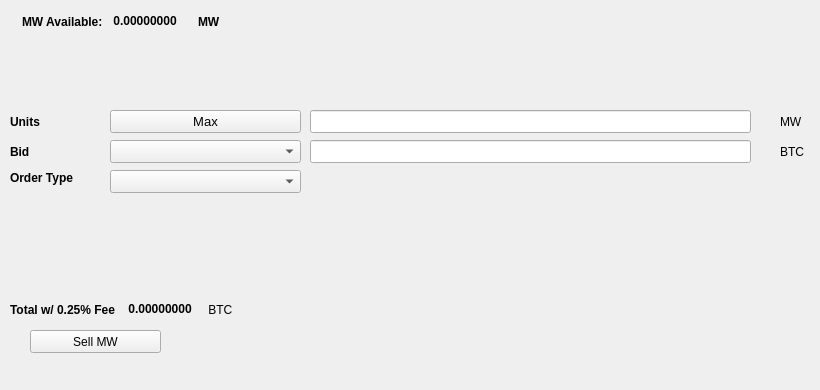
   <widget class="QWidget" name="SellTab">
    <attribute name="title">
     <string>Sell</string>
    </attribute>
    <widget class="QLabel" name="label_16">
     <property name="geometry">
      <rect>
       <x>780</x>
       <y>140</y>
       <width>31</width>
       <height>23</height>
      </rect>
     </property>
     <property name="text">
      <string>BTC</string>
     </property>
    </widget>
    <widget class="QComboBox" name="SellBidcomboBox">
     <property name="geometry">
      <rect>
       <x>110</x>
       <y>140</y>
       <width>191</width>
       <height>23</height>
      </rect>
     </property>
     <property name="font">
      <font>
       <pointsize>10</pointsize>
      </font>
     </property>
    </widget>
    <widget class="QLabel" name="label_18">
     <property name="geometry">
      <rect>
       <x>10</x>
       <y>110</y>
       <width>46</width>
       <height>23</height>
      </rect>
     </property>
     <property name="font">
      <font>
       <weight>75</weight>
       <bold>true</bold>
      </font>
     </property>
     <property name="text">
      <string>Units</string>
     </property>
    </widget>
    <widget class="QPushButton" name="Sell_Max_Amount">
     <property name="geometry">
      <rect>
       <x>110</x>
       <y>110</y>
       <width>191</width>
       <height>23</height>
      </rect>
     </property>
     <property name="font">
      <font>
       <pointsize>10</pointsize>
      </font>
     </property>
     <property name="text">
      <string>Max</string>
     </property>
    </widget>
    <widget class="QLabel" name="label_20">
     <property name="geometry">
      <rect>
       <x>10</x>
       <y>170</y>
       <width>91</width>
       <height>16</height>
      </rect>
     </property>
     <property name="font">
      <font>
       <weight>75</weight>
       <bold>true</bold>
      </font>
     </property>
     <property name="text">
      <string>Order Type</string>
     </property>
    </widget>
    <widget class="QComboBox" name="SellOrdertypeCombo">
     <property name="geometry">
      <rect>
       <x>110</x>
       <y>170</y>
       <width>191</width>
       <height>23</height>
      </rect>
     </property>
     <property name="font">
      <font>
       <pointsize>10</pointsize>
      </font>
     </property>
    </widget>
    <widget class="QLabel" name="label_21">
     <property name="geometry">
      <rect>
       <x>10</x>
       <y>140</y>
       <width>46</width>
       <height>23</height>
      </rect>
     </property>
     <property name="font">
      <font>
       <weight>75</weight>
       <bold>true</bold>
      </font>
     </property>
     <property name="text">
      <string>Bid</string>
     </property>
    </widget>
    <widget class="QLabel" name="label_22">
     <property name="geometry">
      <rect>
       <x>780</x>
       <y>110</y>
       <width>31</width>
       <height>23</height>
      </rect>
     </property>
     <property name="text">
      <string>MW</string>
     </property>
    </widget>
    <widget class="QLineEdit" name="UnitsInputMW">
     <property name="geometry">
      <rect>
       <x>310</x>
       <y>110</y>
       <width>441</width>
       <height>23</height>
      </rect>
     </property>
     <property name="font">
      <font>
       <pointsize>9</pointsize>
       <weight>75</weight>
       <bold>true</bold>
      </font>
     </property>
    </widget>
    <widget class="QLineEdit" name="SellBidPriceEdit">
     <property name="geometry">
      <rect>
       <x>310</x>
       <y>140</y>
       <width>441</width>
       <height>23</height>
      </rect>
     </property>
     <property name="font">
      <font>
       <pointsize>9</pointsize>
       <weight>75</weight>
       <bold>true</bold>
      </font>
     </property>
    </widget>
    <widget class="QPushButton" name="SellMWBTN">
     <property name="geometry">
      <rect>
       <x>30</x>
       <y>330</y>
       <width>131</width>
       <height>23</height>
      </rect>
     </property>
     <property name="text">
      <string>Sell MW</string>
     </property>
     <property name="icon">
      <iconset resource="../masterwin">
       <normaloff>:/icons/bitcoin</normaloff>:/icons/bitcoin</iconset>
     </property>
    </widget>
    <widget class="QWidget" name="layoutWidget3">
     <property name="geometry">
      <rect>
       <x>22</x>
       <y>12</y>
       <width>258</width>
       <height>19</height>
      </rect>
     </property>
     <layout class="QHBoxLayout" name="horizontalLayout">
      <item>
       <widget class="QLabel" name="label232_2">
        <property name="font">
         <font>
          <weight>75</weight>
          <bold>true</bold>
         </font>
        </property>
        <property name="text">
         <string>MW Available:</string>
        </property>
       </widget>
      </item>
      <item>
       <widget class="QLabel" name="MWAvailableLabel">
        <property name="palette">
         <palette>
          <active>
           <colorrole role="WindowText">
            <brush brushstyle="SolidPattern">
             <color alpha="255">
              <red>0</red>
              <green>0</green>
              <blue>0</blue>
             </color>
            </brush>
           </colorrole>
           <colorrole role="Button">
            <brush brushstyle="SolidPattern">
             <color alpha="255">
              <red>0</red>
              <green>170</green>
              <blue>0</blue>
             </color>
            </brush>
           </colorrole>
           <colorrole role="Light">
            <brush brushstyle="SolidPattern">
             <color alpha="255">
              <red>0</red>
              <green>255</green>
              <blue>0</blue>
             </color>
            </brush>
           </colorrole>
           <colorrole role="Midlight">
            <brush brushstyle="SolidPattern">
             <color alpha="255">
              <red>0</red>
              <green>212</green>
              <blue>0</blue>
             </color>
            </brush>
           </colorrole>
           <colorrole role="Dark">
            <brush brushstyle="SolidPattern">
             <color alpha="255">
              <red>0</red>
              <green>85</green>
              <blue>0</blue>
             </color>
            </brush>
           </colorrole>
           <colorrole role="Mid">
            <brush brushstyle="SolidPattern">
             <color alpha="255">
              <red>0</red>
              <green>113</green>
              <blue>0</blue>
             </color>
            </brush>
           </colorrole>
           <colorrole role="Text">
            <brush brushstyle="SolidPattern">
             <color alpha="255">
              <red>0</red>
              <green>170</green>
              <blue>0</blue>
             </color>
            </brush>
           </colorrole>
           <colorrole role="BrightText">
            <brush brushstyle="SolidPattern">
             <color alpha="255">
              <red>255</red>
              <green>255</green>
              <blue>255</blue>
             </color>
            </brush>
           </colorrole>
           <colorrole role="ButtonText">
            <brush brushstyle="SolidPattern">
             <color alpha="255">
              <red>0</red>
              <green>0</green>
              <blue>0</blue>
             </color>
            </brush>
           </colorrole>
           <colorrole role="Base">
            <brush brushstyle="SolidPattern">
             <color alpha="255">
              <red>255</red>
              <green>255</green>
              <blue>255</blue>
             </color>
            </brush>
           </colorrole>
           <colorrole role="Window">
            <brush brushstyle="SolidPattern">
             <color alpha="255">
              <red>0</red>
              <green>170</green>
              <blue>0</blue>
             </color>
            </brush>
           </colorrole>
           <colorrole role="Shadow">
            <brush brushstyle="SolidPattern">
             <color alpha="255">
              <red>0</red>
              <green>0</green>
              <blue>0</blue>
             </color>
            </brush>
           </colorrole>
           <colorrole role="AlternateBase">
            <brush brushstyle="SolidPattern">
             <color alpha="255">
              <red>127</red>
              <green>212</green>
              <blue>127</blue>
             </color>
            </brush>
           </colorrole>
           <colorrole role="ToolTipBase">
            <brush brushstyle="SolidPattern">
             <color alpha="255">
              <red>255</red>
              <green>255</green>
              <blue>220</blue>
             </color>
            </brush>
           </colorrole>
           <colorrole role="ToolTipText">
            <brush brushstyle="SolidPattern">
             <color alpha="255">
              <red>0</red>
              <green>0</green>
              <blue>0</blue>
             </color>
            </brush>
           </colorrole>
          </active>
          <inactive>
           <colorrole role="WindowText">
            <brush brushstyle="SolidPattern">
             <color alpha="255">
              <red>0</red>
              <green>0</green>
              <blue>0</blue>
             </color>
            </brush>
           </colorrole>
           <colorrole role="Button">
            <brush brushstyle="SolidPattern">
             <color alpha="255">
              <red>0</red>
              <green>170</green>
              <blue>0</blue>
             </color>
            </brush>
           </colorrole>
           <colorrole role="Light">
            <brush brushstyle="SolidPattern">
             <color alpha="255">
              <red>0</red>
              <green>255</green>
              <blue>0</blue>
             </color>
            </brush>
           </colorrole>
           <colorrole role="Midlight">
            <brush brushstyle="SolidPattern">
             <color alpha="255">
              <red>0</red>
              <green>212</green>
              <blue>0</blue>
             </color>
            </brush>
           </colorrole>
           <colorrole role="Dark">
            <brush brushstyle="SolidPattern">
             <color alpha="255">
              <red>0</red>
              <green>85</green>
              <blue>0</blue>
             </color>
            </brush>
           </colorrole>
           <colorrole role="Mid">
            <brush brushstyle="SolidPattern">
             <color alpha="255">
              <red>0</red>
              <green>113</green>
              <blue>0</blue>
             </color>
            </brush>
           </colorrole>
           <colorrole role="Text">
            <brush brushstyle="SolidPattern">
             <color alpha="255">
              <red>0</red>
              <green>170</green>
              <blue>0</blue>
             </color>
            </brush>
           </colorrole>
           <colorrole role="BrightText">
            <brush brushstyle="SolidPattern">
             <color alpha="255">
              <red>255</red>
              <green>255</green>
              <blue>255</blue>
             </color>
            </brush>
           </colorrole>
           <colorrole role="ButtonText">
            <brush brushstyle="SolidPattern">
             <color alpha="255">
              <red>0</red>
              <green>0</green>
              <blue>0</blue>
             </color>
            </brush>
           </colorrole>
           <colorrole role="Base">
            <brush brushstyle="SolidPattern">
             <color alpha="255">
              <red>255</red>
              <green>255</green>
              <blue>255</blue>
             </color>
            </brush>
           </colorrole>
           <colorrole role="Window">
            <brush brushstyle="SolidPattern">
             <color alpha="255">
              <red>0</red>
              <green>170</green>
              <blue>0</blue>
             </color>
            </brush>
           </colorrole>
           <colorrole role="Shadow">
            <brush brushstyle="SolidPattern">
             <color alpha="255">
              <red>0</red>
              <green>0</green>
              <blue>0</blue>
             </color>
            </brush>
           </colorrole>
           <colorrole role="AlternateBase">
            <brush brushstyle="SolidPattern">
             <color alpha="255">
              <red>127</red>
              <green>212</green>
              <blue>127</blue>
             </color>
            </brush>
           </colorrole>
           <colorrole role="ToolTipBase">
            <brush brushstyle="SolidPattern">
             <color alpha="255">
              <red>255</red>
              <green>255</green>
              <blue>220</blue>
             </color>
            </brush>
           </colorrole>
           <colorrole role="ToolTipText">
            <brush brushstyle="SolidPattern">
             <color alpha="255">
              <red>0</red>
              <green>0</green>
              <blue>0</blue>
             </color>
            </brush>
           </colorrole>
          </inactive>
          <disabled>
           <colorrole role="WindowText">
            <brush brushstyle="SolidPattern">
             <color alpha="255">
              <red>0</red>
              <green>85</green>
              <blue>0</blue>
             </color>
            </brush>
           </colorrole>
           <colorrole role="Button">
            <brush brushstyle="SolidPattern">
             <color alpha="255">
              <red>0</red>
              <green>170</green>
              <blue>0</blue>
             </color>
            </brush>
           </colorrole>
           <colorrole role="Light">
            <brush brushstyle="SolidPattern">
             <color alpha="255">
              <red>0</red>
              <green>255</green>
              <blue>0</blue>
             </color>
            </brush>
           </colorrole>
           <colorrole role="Midlight">
            <brush brushstyle="SolidPattern">
             <color alpha="255">
              <red>0</red>
              <green>212</green>
              <blue>0</blue>
             </color>
            </brush>
           </colorrole>
           <colorrole role="Dark">
            <brush brushstyle="SolidPattern">
             <color alpha="255">
              <red>0</red>
              <green>85</green>
              <blue>0</blue>
             </color>
            </brush>
           </colorrole>
           <colorrole role="Mid">
            <brush brushstyle="SolidPattern">
             <color alpha="255">
              <red>0</red>
              <green>113</green>
              <blue>0</blue>
             </color>
            </brush>
           </colorrole>
           <colorrole role="Text">
            <brush brushstyle="SolidPattern">
             <color alpha="255">
              <red>0</red>
              <green>85</green>
              <blue>0</blue>
             </color>
            </brush>
           </colorrole>
           <colorrole role="BrightText">
            <brush brushstyle="SolidPattern">
             <color alpha="255">
              <red>255</red>
              <green>255</green>
              <blue>255</blue>
             </color>
            </brush>
           </colorrole>
           <colorrole role="ButtonText">
            <brush brushstyle="SolidPattern">
             <color alpha="255">
              <red>0</red>
              <green>85</green>
              <blue>0</blue>
             </color>
            </brush>
           </colorrole>
           <colorrole role="Base">
            <brush brushstyle="SolidPattern">
             <color alpha="255">
              <red>0</red>
              <green>170</green>
              <blue>0</blue>
             </color>
            </brush>
           </colorrole>
           <colorrole role="Window">
            <brush brushstyle="SolidPattern">
             <color alpha="255">
              <red>0</red>
              <green>170</green>
              <blue>0</blue>
             </color>
            </brush>
           </colorrole>
           <colorrole role="Shadow">
            <brush brushstyle="SolidPattern">
             <color alpha="255">
              <red>0</red>
              <green>0</green>
              <blue>0</blue>
             </color>
            </brush>
           </colorrole>
           <colorrole role="AlternateBase">
            <brush brushstyle="SolidPattern">
             <color alpha="255">
              <red>0</red>
              <green>170</green>
              <blue>0</blue>
             </color>
            </brush>
           </colorrole>
           <colorrole role="ToolTipBase">
            <brush brushstyle="SolidPattern">
             <color alpha="255">
              <red>255</red>
              <green>255</green>
              <blue>220</blue>
             </color>
            </brush>
           </colorrole>
           <colorrole role="ToolTipText">
            <brush brushstyle="SolidPattern">
             <color alpha="255">
              <red>0</red>
              <green>0</green>
              <blue>0</blue>
             </color>
            </brush>
           </colorrole>
          </disabled>
         </palette>
        </property>
        <property name="font">
         <font>
          <weight>75</weight>
          <bold>true</bold>
         </font>
        </property>
        <property name="text">
         <string> 0.00000000 </string>
        </property>
        <property name="textInteractionFlags">
         <set>Qt::LinksAccessibleByMouse|Qt::TextSelectableByKeyboard|Qt::TextSelectableByMouse</set>
        </property>
       </widget>
      </item>
      <item>
       <widget class="QLabel" name="labelMW">
        <property name="font">
         <font>
          <weight>75</weight>
          <bold>true</bold>
         </font>
        </property>
        <property name="text">
         <string>MW</string>
        </property>
       </widget>
      </item>
     </layout>
    </widget>
    <widget class="QWidget" name="layoutWidget">
     <property name="geometry">
      <rect>
       <x>10</x>
       <y>300</y>
       <width>268</width>
       <height>19</height>
      </rect>
     </property>
     <layout class="QHBoxLayout" name="horizontalLayout_2">
      <item>
       <widget class="QLabel" name="label_19">
        <property name="font">
         <font>
          <weight>75</weight>
          <bold>true</bold>
         </font>
        </property>
        <property name="text">
         <string>Total w/ 0.25% Fee </string>
        </property>
       </widget>
      </item>
      <item>
       <widget class="QLabel" name="SellCostLabel">
        <property name="palette">
         <palette>
          <active>
           <colorrole role="WindowText">
            <brush brushstyle="SolidPattern">
             <color alpha="255">
              <red>0</red>
              <green>0</green>
              <blue>0</blue>
             </color>
            </brush>
           </colorrole>
           <colorrole role="Button">
            <brush brushstyle="SolidPattern">
             <color alpha="255">
              <red>0</red>
              <green>170</green>
              <blue>0</blue>
             </color>
            </brush>
           </colorrole>
           <colorrole role="Light">
            <brush brushstyle="SolidPattern">
             <color alpha="255">
              <red>0</red>
              <green>255</green>
              <blue>0</blue>
             </color>
            </brush>
           </colorrole>
           <colorrole role="Midlight">
            <brush brushstyle="SolidPattern">
             <color alpha="255">
              <red>0</red>
              <green>212</green>
              <blue>0</blue>
             </color>
            </brush>
           </colorrole>
           <colorrole role="Dark">
            <brush brushstyle="SolidPattern">
             <color alpha="255">
              <red>0</red>
              <green>85</green>
              <blue>0</blue>
             </color>
            </brush>
           </colorrole>
           <colorrole role="Mid">
            <brush brushstyle="SolidPattern">
             <color alpha="255">
              <red>0</red>
              <green>113</green>
              <blue>0</blue>
             </color>
            </brush>
           </colorrole>
           <colorrole role="Text">
            <brush brushstyle="SolidPattern">
             <color alpha="255">
              <red>0</red>
              <green>170</green>
              <blue>0</blue>
             </color>
            </brush>
           </colorrole>
           <colorrole role="BrightText">
            <brush brushstyle="SolidPattern">
             <color alpha="255">
              <red>255</red>
              <green>255</green>
              <blue>255</blue>
             </color>
            </brush>
           </colorrole>
           <colorrole role="ButtonText">
            <brush brushstyle="SolidPattern">
             <color alpha="255">
              <red>0</red>
              <green>0</green>
              <blue>0</blue>
             </color>
            </brush>
           </colorrole>
           <colorrole role="Base">
            <brush brushstyle="SolidPattern">
             <color alpha="255">
              <red>255</red>
              <green>255</green>
              <blue>255</blue>
             </color>
            </brush>
           </colorrole>
           <colorrole role="Window">
            <brush brushstyle="SolidPattern">
             <color alpha="255">
              <red>0</red>
              <green>170</green>
              <blue>0</blue>
             </color>
            </brush>
           </colorrole>
           <colorrole role="Shadow">
            <brush brushstyle="SolidPattern">
             <color alpha="255">
              <red>0</red>
              <green>0</green>
              <blue>0</blue>
             </color>
            </brush>
           </colorrole>
           <colorrole role="AlternateBase">
            <brush brushstyle="SolidPattern">
             <color alpha="255">
              <red>127</red>
              <green>212</green>
              <blue>127</blue>
             </color>
            </brush>
           </colorrole>
           <colorrole role="ToolTipBase">
            <brush brushstyle="SolidPattern">
             <color alpha="255">
              <red>255</red>
              <green>255</green>
              <blue>220</blue>
             </color>
            </brush>
           </colorrole>
           <colorrole role="ToolTipText">
            <brush brushstyle="SolidPattern">
             <color alpha="255">
              <red>0</red>
              <green>0</green>
              <blue>0</blue>
             </color>
            </brush>
           </colorrole>
          </active>
          <inactive>
           <colorrole role="WindowText">
            <brush brushstyle="SolidPattern">
             <color alpha="255">
              <red>0</red>
              <green>0</green>
              <blue>0</blue>
             </color>
            </brush>
           </colorrole>
           <colorrole role="Button">
            <brush brushstyle="SolidPattern">
             <color alpha="255">
              <red>0</red>
              <green>170</green>
              <blue>0</blue>
             </color>
            </brush>
           </colorrole>
           <colorrole role="Light">
            <brush brushstyle="SolidPattern">
             <color alpha="255">
              <red>0</red>
              <green>255</green>
              <blue>0</blue>
             </color>
            </brush>
           </colorrole>
           <colorrole role="Midlight">
            <brush brushstyle="SolidPattern">
             <color alpha="255">
              <red>0</red>
              <green>212</green>
              <blue>0</blue>
             </color>
            </brush>
           </colorrole>
           <colorrole role="Dark">
            <brush brushstyle="SolidPattern">
             <color alpha="255">
              <red>0</red>
              <green>85</green>
              <blue>0</blue>
             </color>
            </brush>
           </colorrole>
           <colorrole role="Mid">
            <brush brushstyle="SolidPattern">
             <color alpha="255">
              <red>0</red>
              <green>113</green>
              <blue>0</blue>
             </color>
            </brush>
           </colorrole>
           <colorrole role="Text">
            <brush brushstyle="SolidPattern">
             <color alpha="255">
              <red>0</red>
              <green>170</green>
              <blue>0</blue>
             </color>
            </brush>
           </colorrole>
           <colorrole role="BrightText">
            <brush brushstyle="SolidPattern">
             <color alpha="255">
              <red>255</red>
              <green>255</green>
              <blue>255</blue>
             </color>
            </brush>
           </colorrole>
           <colorrole role="ButtonText">
            <brush brushstyle="SolidPattern">
             <color alpha="255">
              <red>0</red>
              <green>0</green>
              <blue>0</blue>
             </color>
            </brush>
           </colorrole>
           <colorrole role="Base">
            <brush brushstyle="SolidPattern">
             <color alpha="255">
              <red>255</red>
              <green>255</green>
              <blue>255</blue>
             </color>
            </brush>
           </colorrole>
           <colorrole role="Window">
            <brush brushstyle="SolidPattern">
             <color alpha="255">
              <red>0</red>
              <green>170</green>
              <blue>0</blue>
             </color>
            </brush>
           </colorrole>
           <colorrole role="Shadow">
            <brush brushstyle="SolidPattern">
             <color alpha="255">
              <red>0</red>
              <green>0</green>
              <blue>0</blue>
             </color>
            </brush>
           </colorrole>
           <colorrole role="AlternateBase">
            <brush brushstyle="SolidPattern">
             <color alpha="255">
              <red>127</red>
              <green>212</green>
              <blue>127</blue>
             </color>
            </brush>
           </colorrole>
           <colorrole role="ToolTipBase">
            <brush brushstyle="SolidPattern">
             <color alpha="255">
              <red>255</red>
              <green>255</green>
              <blue>220</blue>
             </color>
            </brush>
           </colorrole>
           <colorrole role="ToolTipText">
            <brush brushstyle="SolidPattern">
             <color alpha="255">
              <red>0</red>
              <green>0</green>
              <blue>0</blue>
             </color>
            </brush>
           </colorrole>
          </inactive>
          <disabled>
           <colorrole role="WindowText">
            <brush brushstyle="SolidPattern">
             <color alpha="255">
              <red>0</red>
              <green>85</green>
              <blue>0</blue>
             </color>
            </brush>
           </colorrole>
           <colorrole role="Button">
            <brush brushstyle="SolidPattern">
             <color alpha="255">
              <red>0</red>
              <green>170</green>
              <blue>0</blue>
             </color>
            </brush>
           </colorrole>
           <colorrole role="Light">
            <brush brushstyle="SolidPattern">
             <color alpha="255">
              <red>0</red>
              <green>255</green>
              <blue>0</blue>
             </color>
            </brush>
           </colorrole>
           <colorrole role="Midlight">
            <brush brushstyle="SolidPattern">
             <color alpha="255">
              <red>0</red>
              <green>212</green>
              <blue>0</blue>
             </color>
            </brush>
           </colorrole>
           <colorrole role="Dark">
            <brush brushstyle="SolidPattern">
             <color alpha="255">
              <red>0</red>
              <green>85</green>
              <blue>0</blue>
             </color>
            </brush>
           </colorrole>
           <colorrole role="Mid">
            <brush brushstyle="SolidPattern">
             <color alpha="255">
              <red>0</red>
              <green>113</green>
              <blue>0</blue>
             </color>
            </brush>
           </colorrole>
           <colorrole role="Text">
            <brush brushstyle="SolidPattern">
             <color alpha="255">
              <red>0</red>
              <green>85</green>
              <blue>0</blue>
             </color>
            </brush>
           </colorrole>
           <colorrole role="BrightText">
            <brush brushstyle="SolidPattern">
             <color alpha="255">
              <red>255</red>
              <green>255</green>
              <blue>255</blue>
             </color>
            </brush>
           </colorrole>
           <colorrole role="ButtonText">
            <brush brushstyle="SolidPattern">
             <color alpha="255">
              <red>0</red>
              <green>85</green>
              <blue>0</blue>
             </color>
            </brush>
           </colorrole>
           <colorrole role="Base">
            <brush brushstyle="SolidPattern">
             <color alpha="255">
              <red>0</red>
              <green>170</green>
              <blue>0</blue>
             </color>
            </brush>
           </colorrole>
           <colorrole role="Window">
            <brush brushstyle="SolidPattern">
             <color alpha="255">
              <red>0</red>
              <green>170</green>
              <blue>0</blue>
             </color>
            </brush>
           </colorrole>
           <colorrole role="Shadow">
            <brush brushstyle="SolidPattern">
             <color alpha="255">
              <red>0</red>
              <green>0</green>
              <blue>0</blue>
             </color>
            </brush>
           </colorrole>
           <colorrole role="AlternateBase">
            <brush brushstyle="SolidPattern">
             <color alpha="255">
              <red>0</red>
              <green>170</green>
              <blue>0</blue>
             </color>
            </brush>
           </colorrole>
           <colorrole role="ToolTipBase">
            <brush brushstyle="SolidPattern">
             <color alpha="255">
              <red>255</red>
              <green>255</green>
              <blue>220</blue>
             </color>
            </brush>
           </colorrole>
           <colorrole role="ToolTipText">
            <brush brushstyle="SolidPattern">
             <color alpha="255">
              <red>0</red>
              <green>0</green>
              <blue>0</blue>
             </color>
            </brush>
           </colorrole>
          </disabled>
         </palette>
        </property>
        <property name="font">
         <font>
          <weight>75</weight>
          <bold>true</bold>
         </font>
        </property>
        <property name="autoFillBackground">
         <bool>false</bool>
        </property>
        <property name="text">
         <string> 0.00000000</string>
        </property>
        <property name="textInteractionFlags">
         <set>Qt::LinksAccessibleByMouse|Qt::TextSelectableByMouse</set>
        </property>
       </widget>
      </item>
      <item>
       <widget class="QLabel" name="label_17">
        <property name="font">
         <font>
          <weight>50</weight>
          <bold>false</bold>
         </font>
        </property>
        <property name="text">
         <string> BTC</string>
        </property>
       </widget>
      </item>
     </layout>
    </widget>
    <widget class="QLabel" name="label_23">
     <property name="geometry">
      <rect>
       <x>460</x>
       <y>300</y>
       <width>281</width>
       <height>81</height>
      </rect>
     </property>
     <property name="text">
      <string/>
     </property>
     <property name="pixmap">
      <pixmap>:/images/bittrex</pixmap>
     </property>
    </widget>
   </widget>
